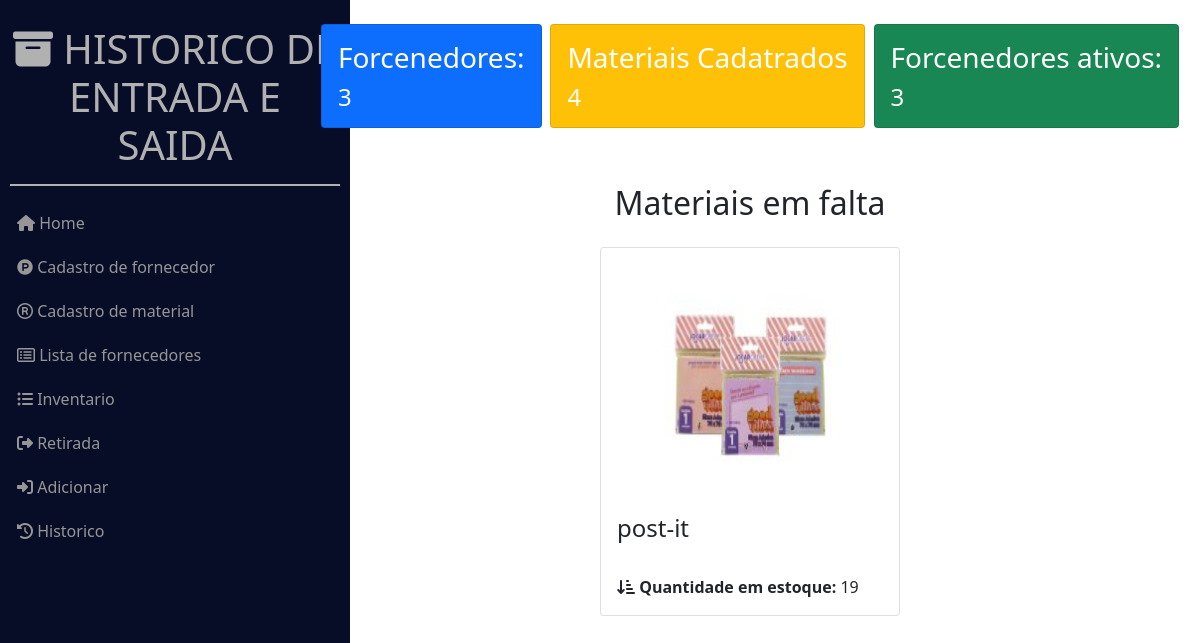
The page / on the database its author committed.
### tables this page shows
CREATE TABLE `material` (
  `id` int(11) NOT NULL,
  `id_forne` int(11) NOT NULL,
  `nome` varchar(255) NOT NULL,
  `codigo` int(11) NOT NULL,
  `sobre` text NOT NULL,
  `data` date NOT NULL,
  `qnt` int(11) NOT NULL,
  `img` varchar(255) NOT NULL
);

### App/Controllers/IndexController.php (called while the page is built, shortened)
<?php
class indexController{
    public function __construct() {
        $this->fornecedor = new fornecedorModel();
        $this->materiais = new materiaisModel();
    }
    public function index(){
        $this->render('index', 'template');
    }
    public function content(){
        include $this->view;
    }
    public function render($view, $template){
        $this->view = "App\\View\\www\\".$view.".php";
        include "App\\View\\templates\\".$template.".php";
    }
}

### Src/Dispacher.php (called while the page is built, shortened)
<?php
class Dispacher
{
    public function dispach($callback, $params = [], $namespace = "App\\")
{
    if(is_callable($callback['callback']))
    {
        return call_user_func_array($callback['callback'], array_values($params));
    } elseif (is_string($callback['callback'])) {
        if(!!strpos($callback['callback'], '@') !== false) {
            $callback['callback'] = explode('@', $callback['callback']);
            $controller = $namespace.'Controllers\\'.$callback['callback'][0];
            $method = $callback['callback'][1];
            $rc = new \ReflectionClass($controller);
            if($rc->isInstantiable() && $rc->hasMethod($method))
            {
                return call_user_func_array(array(new $controller, $method), array_values($params));
            } else {
                throw new \Exception("Erro ao despachar: controller não pode ser instanciado, ou método não exite");
            }
        }
    }
    throw new \Exception("Erro ao despachar: método não implementado");
}
}

### Src/Router.php (called while the page is built, shortened)
<?php
class Router
{
    protected $route_collection;
    public function __construct()
    {
        $this->route_collection = new RouteCollection;
        $this->dispacher = new Dispacher;
    }
    public function get($pattern, $callback)
    {
        $this->route_collection->add('get', $pattern, $callback);
        return $this;
    }
    public function post($pattern, $callback)
    {
        $this->route_collection->add('post', $pattern, $callback);
        return $this;
    }
    public function find($request_type, $pattern)
    {
        return $this->route_collection->where($request_type, $pattern);
    }
    protected function dispach($route, $params, $namespace = "App\\"){
        return $this->dispacher->dispach($route->callback, $params, $namespace);
    }
    public function resolve($request){
        $route = $this->find($request->method(), $request->uri());
        if($route)
        {
            $params = $route->callback['values'] ? $this->getValues($request->uri(), $route->callback['values']) : [];
            return $this->dispach($route, $params);
        }
        return $this->notFound();
    }
}

### Src/Route.php (called while the page is built, shortened)
<?php
final class Route
{
    protected static $router;
    protected static function getRouter()
    {
        if(empty(self::$router)) {
            self::$router = new Router;
        }
        return self::$router;
    }
    public static function resolve($pattern){
        return self::getRouter()->resolve($pattern);
    }
}

### index.php (called while the page is built, shortened)
<?php
$request = new Src\Request;
Route::resolve($request);

### App/Model/MySql.php (called while the page is built, shortened)
<?php
	class MySql{
		private static $pdo;
		public static function conn(){
			if(self::$pdo == null){
				try{
				self::$pdo = new PDO('mysql: host=127.0.0.1; dbname=erp_estoque', bd['user'], bd['pass'], array(PDO::MYSQL_ATTR_INIT_COMMAND => "SET NAMES utf8"));
				self::$pdo->setAttribute(PDO::ATTR_ERRMODE,PDO::ERRMODE_EXCEPTION);
				}catch(Exception $e){
					echo '<h2>Erro ao conectar</h2>';
				}
			}
			return self::$pdo;
		}
	}
?>

### App/Model/fornecedorModel.php (called while the page is built, shortened)
<?php
class fornecedorModel{
    public function selectAll($true){
        if (!$true) {
            $con = MySql::conn()->prepare("SELECT * FROM `forneceedor` WHERE ativo = 'sim'");
            $con->execute();
            return $con->fetchall();
        }else{
            $con = MySql::conn()->prepare("SELECT * FROM `forneceedor`");
            $con->execute();
            return $con->fetchall();
        }
    }
}
?>

### App/Model/materiaisModel.php (called while the page is built, shortened)
<?php
class materiaisModel{
    public function selectAll(){
        $con = MySql::conn()->prepare("SELECT * FROM `material` ");
        $con->execute();
        return $con->fetchall();
    }
}
?>

### App/View/www/index.php (the view)
<div class="container">
    <div class="flex py-4">
        <div style="max-width: 350px;" class="card text-white bg-primary mb-3" style="max-width: 18rem;">
            <div class="card-body">
                <h3 class="card-title">Forcenedores:</h3>
                <h4 class="card-text"><?php echo count($this->fornecedor->selectAll(true));?></h4>
            </div>
        </div>
        <div style="max-width: 350px;" class="card text-white bg-warning mb-3" style="max-width: 18rem;">
            <div class="card-body">
                <h3 class="card-title">Materiais Cadatrados</h3>
                <h4 class="card-text"><?php echo count($this->materiais->selectAll());?></h4>
            </div>
        </div>
        <div style="max-width: 350px;" class="card text-white bg-success mb-3" style="max-width: 18rem;">
            <div class="card-body">
                <h3 class="card-title">Forcenedores ativos:</h3>
                <h4 class="card-text"><?php echo count($this->fornecedor->selectAll(false));?></h4>
            </div>
        </div>
    </div>
    <h2 class="text-center my-3"> Materiais em falta</h2>
    <div class="flex">
        <?php foreach ($this->materiais->selectAll() as $key => $value) { ?>
            <?php if($value['qnt'] < 20){ ?>
                <div class="card m-2" style="max-width: 300px;">
                    <img style="height: 250px;" src="<?php echo url; ?>/Public/Uploads/<?php echo $value['img']; ?>" class="card-img-top" alt="<?php echo $value['img']; ?>">
                    <div class="card-body">
                        <h4 class="card-title"><?php echo $value['nome']; ?></h4>
                        <br>
                        <p class="card-text"><strong><i class="fa fa-sort-amount-asc" aria-hidden="true"></i> Quantidade em estoque:</strong> <?php echo $value['qnt']; ?></p>
                    </div>
                </div>
            <?php } ?>
        <?php } ?>
    </div>
</div>

### Public/Css/style.css (style rules this page uses)
.flex { display: flex; justify-content: space-evenly; flex-wrap: wrap; }
.container { width: calc(100% - 300px); float: right; }

### rows shown on the page
material: img (picture), nome "post-it", qnt "19"

### other values the page prints
count($this->fornecedor->selectAll(true)) "3"
count($this->materiais->selectAll()) "4"
count($this->fornecedor->selectAll(false)) "3"
